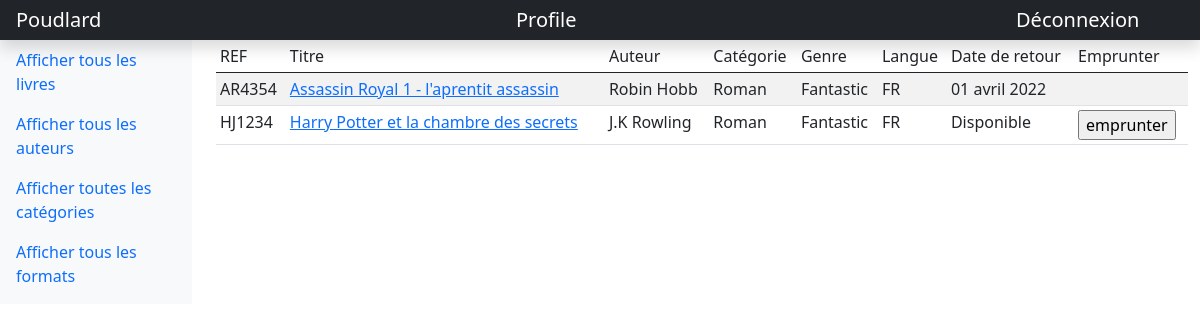
Page /browse/ (signed in) on the committed database.
### browse/models.py (models this page shows, shortened)
class Books(models.Model):
    book_id = models.AutoField(primary_key=True)
    title = models.CharField(max_length=200)
    is_borrowed = models.BooleanField(default=False)
    return_date = models.DateField(blank=True, null=True)
    ref = models.CharField(max_length=6, blank=True, null=True)
    image = models.CharField(blank=True, null=True, max_length=500)
    desc = models.TextField(max_length=10000, blank=True, null=True)
    author = models.ForeignKey(Author, on_delete=models.CASCADE)
    format = models.ForeignKey(Format, on_delete=models.CASCADE)
    language = models.ForeignKey(Language, on_delete=models.CASCADE)
    category = models.ForeignKey(Category, on_delete=models.CASCADE)
    borrowuser = models.ManyToManyField(User, blank=True, null=True)

class Author(models.Model):
    author_id = models.AutoField(primary_key=True)
    name = models.CharField(blank=True, null=True, max_length=20)
    firstname = models.CharField(max_length=20)
    def __str__(self):
        if self.name:
            chaine = str(self.firstname) + " " + str(self.name)
            return chaine
        return self.firstname

class Format(models.Model):
    format_id = models.AutoField(primary_key=True)
    name = models.CharField(max_length=10)
    def __str__(self):
        return self.name

class Category(models.Model):
    category_id = models.AutoField(primary_key=True)
    name = models.CharField(max_length=20)
    def __str__(self):
        return self.name

class Language(models.Model):
    language_id = models.AutoField(primary_key=True)
    name = models.CharField(max_length=3)
    def __str__(self):
        return self.name

### browse/views.py (the view)
# urls.py: path('', views.index, name="index"),
def index(request):
    all_books = Books.objects.order_by('title')
    template = loader.get_template('browse/index.html')
    context = {'all_books':all_books}
    return HttpResponse(template.render(context,request))

### browse/templates/browse/index.html (shortened to what this page needs)
<!DOCTYPE html>
<html lang="fr">
{% load static %}
{% load i18n %}
<head>
    <link href="{% static 'browse/assets/dist/css/bootstrap.min.css' %}" rel="stylesheet">
</head>
<body>
<header class="navbar navbar-dark sticky-top bg-dark flex-md-nowrap p-0 shadow">
    {% block topbar %}
    <a class="navbar-brand col-md-3 col-lg-2 me-0 px-3" href="{% url 'browse:index' %}">Poudlard</a>
    {% if request.user.is_authenticated %}
    <a class="navbar-brand col-md-3 col-lg-2 me-0 px-3" href="{% url 'browse:profile' %}">Profile</a>
    <a class="navbar-brand col-md-3 col-lg-2 me-0 px-3" href="{% url 'browse:logout' %}">Déconnexion</a>
    {% else %}
    <a class="navbar-brand col-md-3 col-lg-2 me-0 px-3" href="{% url 'browse:login' %}">Connexion</a>
    <a class="navbar-brand col-md-3 col-lg-2 me-0 px-3" href="{% url 'browse:register' %}">Inscription</a>
    {% endif %}
    {% endblock %}
</header>
<div class="row">
    <nav id="sidebarMenu" class="col-md-3 col-lg-2 d-md-block bg-light sidebar collapse">
        {% block sidebar %}
        <ul class="nav flex-column mb-2">
            <li class="nav-item"><a class="nav-link" href="{% url 'browse:index' %}">Afficher tous les livres</a></li>
            <li class="nav-item"><a class="nav-link" href="{% url 'browse:authors' %}">Afficher tous les auteurs</a></li>
            <li class="nav-item"><a class="nav-link" href="{% url 'browse:categories' %}">Afficher toutes les catégories</a></li>
            <li class="nav-item"><a class="nav-link" href="{% url 'browse:formats' %}">Afficher tous les formats</a></li>
        </ul>
        {% endblock %}
    </nav>
    <main class="col-md-9 ms-sm-auto col-lg-10 px-md-4" id="centre">
        {% block content %}
            <div class="table-responsive">
                <table class="table table-striped table-sm">
                    <thead>
                        <td>REF</td>
                        <td>Titre</td>
                        <td>Auteur</td>
                        <td>Catégorie</td>
                        <td>Genre</td>
                        <td>Langue</td>
                        <td>Date de retour</td>
                        <td>Emprunter</td>
                    </thead>
                    {% for book in all_books %}
                    <tr>
                        <td>{{book.ref}}</td>
                        <td><a href="/browse/books/{{ book.book_id }}/">{{book.title}}</a></td>
                        <td>{{book.author}}</td>
                        <td>{{book.format}}</td>
                        <td>{{book.category}}</td>
                        <td>{{book.language}}</td>
                        {% if book.is_borrowed == False %}
                            <td>Disponible</td>
                        {% else %}
                            {% language 'fr' %}
                            <td>{{ book.return_date |date:'d F Y'}}</td>
                            {% endlanguage %}
                        {% endif %}
                        <td>
                            {% if book.is_borrowed == False %}
                                <form id="borrow" action="{% url 'browse:borrow' book.book_id %}">
                                    <input type="submit" value="emprunter">
                                </form>
                            {% endif %}
                        </td>
                    </tr>
                    {% endfor %}
                </table>
            </div>
        {% endblock %}
        </main>
    </div>
</body>

### rows in the picture
Books: ref "AR4354", title "Assassin Royal 1 - l'aprentit assassin", author "Robin Hobb", format "Roman", category "Fantastic", language "FR", return_date "01 avril 2022"
Books: ref "HJ1234", title "Harry Potter et la chambre des secrets", author "J.K Rowling", format "Roman", category "Fantastic", language "FR", is_borrowed "Disponible"
